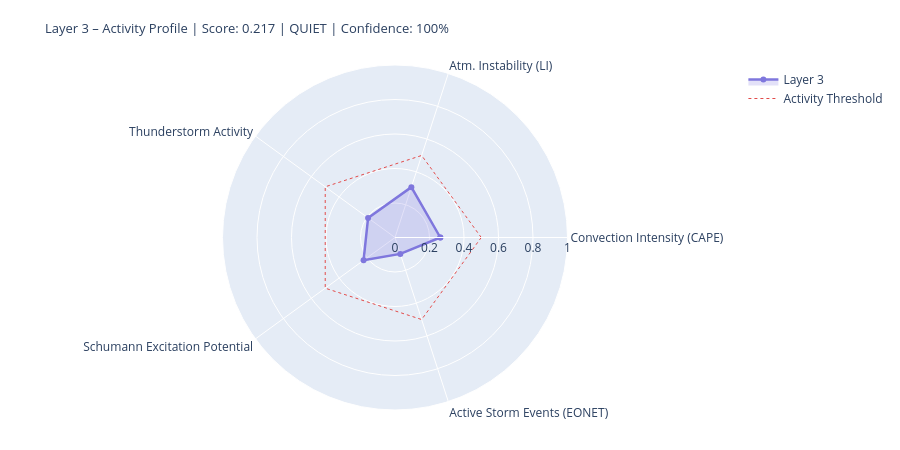

The notebook cell saved with this chart:
### Markdown cell above
---
## 4. State Assessment & Handoff to Layer 4/5

### Code cell
# ============================================================
# LAYER-3-SCORE
# Five dynamic components
# ============================================================

def norm(v, lo, hi):
    if v is None or (isinstance(v, float) and math.isnan(v)): return None
    return round(max(0.0, min(1.0, (v - lo) / (hi - lo))), 4)

# --- 1) Convection intensity (global CAPE mean) ---
cape_mean = df_atm['cape'].dropna().mean() if not df_atm.empty else None
conv_score = norm(cape_mean, 0, 3000)
conv_src   = 'primary' if cape_mean is not None else 'missing'

# --- 2) Atmospheric instability (LI mean) ---
li_mean   = df_atm['li'].dropna().mean() if not df_atm.empty else None
# Negative LI = unstable → higher score
instab_score = norm(-li_mean if li_mean is not None else None, -6, 6)
instab_src   = 'primary' if li_mean is not None else 'missing'

# --- 3) Thunderstorm activity (mean thunder score + WMO count) ---
thunder_mean = df_atm['thunder_score'].mean() if not df_atm.empty else None
n_thunder    = int(df_atm['thunderstorm'].sum()) if not df_atm.empty else 0
thunder_score_val = norm(
    (thunder_mean or 0) * 0.7 + n_thunder * 0.1, 0, 1.0
) if thunder_mean is not None else None
thunder_src = 'primary'

# --- 4) Schumann excitation potential (weighted Schumann contribution) ---
schumann_pot = df_atm['schumann_contribution'].mean() if not df_atm.empty else None
# Boosted by Layer-2 thunderstorm trigger
if schumann_pot is not None and l2_thunder:
    schumann_pot = min(1.0, schumann_pot * 1.2)
schumann_score = norm(schumann_pot, 0, 1.0) if schumann_pot is not None else None
schumann_src   = 'derived'

# --- 5) Storm activity (NASA EONET) ---
# Distinction: None = data not loaded, 0.0 = loaded but no events
storm_score = None
storm_src   = 'missing'
if raw.get('storms') is not None:          # API reached successfully
    storm_score = norm(len(storm_events), 0, 30) if storm_events else 0.0
    storm_src   = 'primary'

# X-Ray and Kp: context only, not in dynamic score
# (X-Ray = Layer-0/4 driver; Kp = geomagnetic index, not a lightning proxy)
xray_context = None
if raw.get('xray'):
    df_xc = pd.DataFrame(raw['xray'])
    fc = next((c for c in df_xc.columns
               if any(k in c.lower() for k in ['flux','long']) and 'time' not in c.lower()),
              df_xc.columns[1])
    df_xc[fc] = pd.to_numeric(df_xc[fc], errors='coerce')
    xray_last = df_xc[fc].dropna().iloc[-1] if not df_xc[fc].dropna().empty else None
    if xray_last:
        xray_class = ('X' if xray_last>=1e-4 else 'M' if xray_last>=1e-5
                      else 'C' if xray_last>=1e-6 else 'B')
        xray_context = {'flux': float(xray_last), 'class': xray_class}
        print(f'X-Ray context: {xray_class}-class ({xray_last:.2e} W/m²)')

# --- Aggregate ---
COMPONENTS = {
    'Convection Intensity (CAPE)':  {'score': conv_score,       'source': conv_src,    'dynamic': True},
    'Atm. Instability (LI)':         {'score': instab_score,     'source': instab_src,  'dynamic': True},
    'Thunderstorm Activity':              {'score': thunder_score_val, 'source': thunder_src, 'dynamic': True},
    'Schumann Excitation Potential':   {'score': schumann_score,   'source': schumann_src,'dynamic': True},
    'Active Storm Events (EONET)': {'score': storm_score,      'source': storm_src,   'dynamic': True},
}

available   = {k: v['score'] for k, v in COMPONENTS.items() if v['score'] is not None}
unavailable = [k for k, v in COMPONENTS.items() if v['score'] is None]
layer3_score = round(sum(available.values()) / len(available), 4) if available else None
confidence   = round(len(available) / len(COMPONENTS), 2)
level = ('unknown' if layer3_score is None
         else 'quiet'   if layer3_score < 0.3
         else 'moderate' if layer3_score < 0.6
         else 'active')
dominant_l3 = max(available, key=available.get) if available else 'none'

# --- Ausgabe ---
W = 68
print('=' * W)
print('LAYER 3 – ATMOSPHERE / WEATHER / THUNDERSTORMS – STATE ASSESSMENT')
print('=' * W)
for name, comp in COMPONENTS.items():
    s = comp['score']
    if s is not None:
        bar = '█' * int(s * 20) + '░' * (20 - int(s * 20))
        print(f'  {name:<36} {bar}  {s:.3f}  [{comp["source"]}]')
    else:
        print(f'  {name:<36} {"─" * 20}  n/a   [missing]')
print('-' * W)
print(f'  Score:        {layer3_score:.3f}  ({len(available)}/{len(COMPONENTS)} components)')
print(f'  Confidence:   {confidence:.0%}')
print(f'  Level:        {level.upper()}')
print(f'  Dominant:     {dominant_l3}')
print(f'  CAPE mean:    {cape_mean:.0f} J/kg' if cape_mean else '  CAPE mean:    n/a')
print(f'  LI mean:      {li_mean:.1f} K' if li_mean is not None else '  LI mean:      n/a')
print(f'  Thunderstorms:{n_thunder} points (WMO)  +  {len(storm_events)} NASA EONET')
print('=' * W)

# Radar
cats   = list(available.keys())
vals_r = list(available.values())
if len(cats) >= 3:
    fig = go.Figure()
    fig.add_trace(go.Scatterpolar(
        r=vals_r + [vals_r[0]], theta=cats + [cats[0]],
        fill='toself', fillcolor='rgba(127,119,221,0.22)',
        line=dict(color='#7F77DD', width=2.5), name='Layer 3'
    ))
    fig.add_trace(go.Scatterpolar(
        r=[0.5] * (len(cats)+1), theta=cats + [cats[0]],
        line=dict(color='#E24B4A', dash='dot', width=1),
        mode='lines', name='Activity Threshold'
    ))
    fig.update_layout(
        title=dict(
            text=f'Layer 3 – Activity Profile | Score: {layer3_score:.3f} | {level.upper()} | Confidence: {confidence:.0%}',
            font=dict(size=13)
        ),
        polar=dict(radialaxis=dict(visible=True, range=[0, 1])),
        height=450, showlegend=True,
        margin=dict(l=60, r=60, t=65, b=40)
    )
    fig.show()

### Figure 1 — Plotly figure (JSON) as saved in the notebook; plotly's stock layout.template omitted (floating-point values rounded to 4 significant figures)
{"data": [{"fill": "toself", "fillcolor": "rgba(127,119,221,0.22)", "line": {"color": "#7F77DD", "width": 2.5}, "name": "Layer 3", "r": [0.2627, 0.3067, 0.1928, 0.2252, 0.1, 0.2627], "theta": ["Convection Intensity (CAPE)", "Atm. Instability (LI)", "Thunderstorm Activity", "Schumann Excitation Potential", "Active Storm Events (EONET)", "Convection Intensity (CAPE)"], "type": "scatterpolar"}, {"line": {"color": "#E24B4A", "dash": "dot", "width": 1}, "mode": "lines", "name": "Activity Threshold", "r": [0.5, 0.5, 0.5, 0.5, 0.5, 0.5], "theta": ["Convection Intensity (CAPE)", "Atm. Instability (LI)", "Thunderstorm Activity", "Schumann Excitation Potential", "Active Storm Events (EONET)", "Convection Intensity (CAPE)"], "type": "scatterpolar"}], "layout": {"height": 450, "margin": {"b": 40, "l": 60, "r": 60, "t": 65}, "polar": {"radialaxis": {"range": [0, 1], "visible": true}}, "showlegend": true, "title": {"font": {"size": 13}, "text": "Layer 3 – Activity Profile | Score: 0.217 | QUIET | Confidence: 100%"}}}
